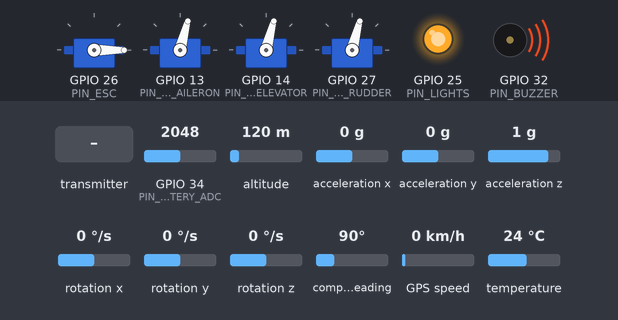
Bench run of a sketch on a simulated ESP32. On the bench: 4 × servo, output pins drawn as LEDs (lit = HIGH), buzzer (waves = sounding, pin HIGH). The test bench sets the inputs (shaded band); at power-on: GPIO 34 (PIN_BATTERY_ADC) = 2048, altitude 120 m, acceleration x 0 g, acceleration y 0 g, acceleration z 1 g, rotation x 0 °/s, rotation y 0 °/s, rotation z 0 °/s, compass heading 90°, GPS speed 0 km/h, temperature 24 °C (analog values on the 0–4095 scale). The GPS gets a fix after 3 s at 37.7749, -122.4194 with 8 satellites; no radio packets arrive unless stated; what the sketch prints to the serial monitor is not drawn.

Above: at 0.99 s.
1.3 s: the transmitter starts sending joyX1 = 0
At 2.67 s:
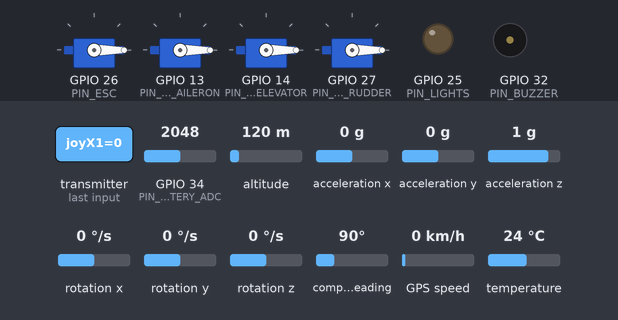
4.8 s: the transmitter starts sending joyX2 = 4095
At 5.51 s:
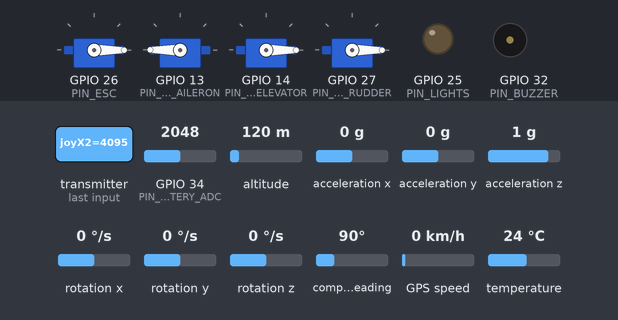
8.3 s: the transmitter starts sending joyY2 = 4095
At 9.31 s:
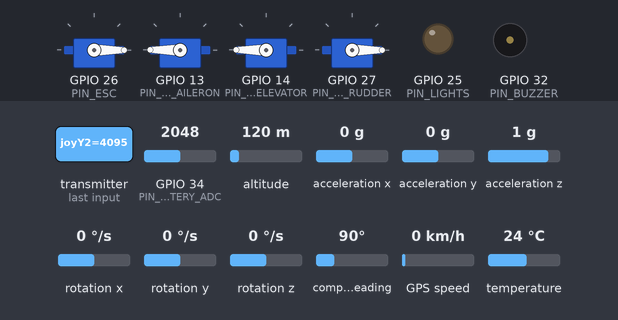
11.8 s: the transmitter starts sending activeToggle = 1
At 13.1 s:
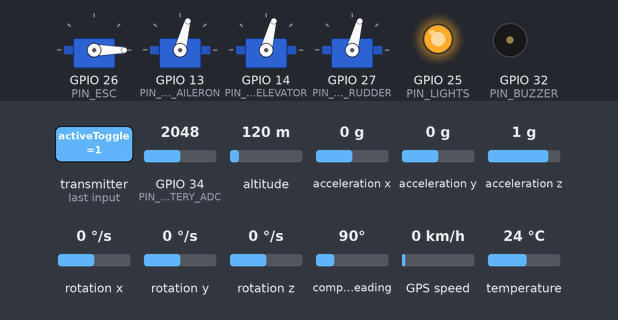
15.3 s: the transmitter starts sending joyX1 = 2048
18.8 s: the transmitter starts sending joyX2 = 0
Timing chart, 0 to 23.3 s (numbered marks = the images above; inputs shaded):
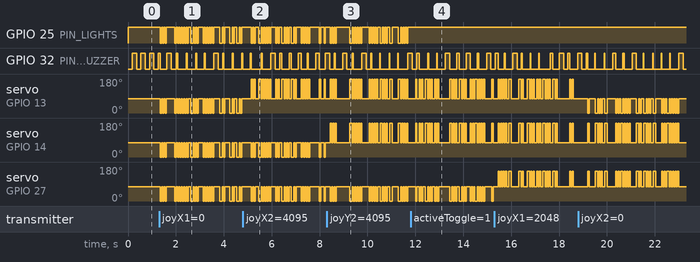

Measured:
- after the input at 11.8 s, GPIO 25 (PIN_LIGHTS): stops changing and stays HIGH
- by itself, GPIO 32 (PIN_BUZZER): moves between LOW and HIGH, repeating every 2.0 s

The sketch:

ucak_rx_fc.ino
```cpp
#include <Arduino.h>
#include <Wire.h>
#include <SPI.h>
#include <RF24.h>
#include <ESP32Servo.h>
#include <TinyGPSPlus.h>
#include <Adafruit_MPU6050.h>
#include <Adafruit_Sensor.h>

#define PIN_I2C_SDA 21
#define PIN_I2C_SCL 22

#define PIN_GPS_RX 16
#define PIN_GPS_TX 17
#define GPS_BAUD 9600

#define PIN_RF_CE 4
#define PIN_RF_CSN 5
#define PIN_RF_SCK 18
#define PIN_RF_MOSI 23
#define PIN_RF_MISO 19

#define PIN_ESC 26
#define PIN_SERVO_AILERON 13
#define PIN_SERVO_ELEVATOR 14
#define PIN_SERVO_RUDDER 27
#define PIN_BUZZER 32
#define PIN_LIGHTS 25
#define PIN_BATTERY_ADC 34

#define PWM_MIN_US 1000
#define PWM_CENTER_US 1500
#define PWM_MAX_US 2200
#define MODE_TURTLE_LIMIT_US 1500
#define MODE_NORMAL_LIMIT_US 1800
#define MODE_SPORT_LIMIT_US 2200

#define RF_CHANNEL 108
#define RF_PA_LEVEL RF24_PA_LOW
#define LINK_TIMEOUT_MS 1000UL
#define TELEMETRY_PERIOD_MS 20UL
#define SENSOR_PERIOD_MS 20UL
#define BATTERY_PERIOD_MS 100UL
#define GPS_READ_BUDGET 96
#define STROBE_PERIOD_MS 160UL
#define FIND_BEEP_PERIOD_MS 500UL
#define FIND_BEEP_ON_MS 100UL
#define SOS_STEP_MS 180UL
#define HOME_SET_MIN_SATS 4

const byte txAddress[6] = "TX001";
const byte rxAddress[6] = "RX001";

struct RX_Command {
  uint16_t joyX1;
  uint16_t joyY1;
  uint16_t joyX2;
  uint16_t joyY2;
  uint8_t activeMode;
  uint16_t activeToggle;
};

struct TX_Telemetry {
  uint16_t aircraftMv;
  uint8_t satelliteCount;
  uint16_t speedKmh;
  int16_t altitudeM;
  uint16_t headingDeg;
  int16_t rollDeg10;
  int16_t pitchDeg10;
  int32_t gpsLatE7;
  int32_t gpsLonE7;
  int16_t offsetXm;
  int16_t offsetYm;
};

enum LightState : uint8_t {
  LIGHT_OFF = 0,
  LIGHT_ON = 1,
  LIGHT_STROBE = 2
};

RF24 radio(PIN_RF_CE, PIN_RF_CSN);
TinyGPSPlus gps;
Adafruit_MPU6050 mpu;
Servo esc;
Servo servoAileron;
Servo servoElevator;
Servo servoRudder;

RX_Command commandIn = {PWM_CENTER_US, PWM_MIN_US, PWM_CENTER_US, PWM_CENTER_US, 1, 0};
TX_Telemetry telemetryOut = {0, 0, 0, 0, 0, 0, 0, 0, 0, 0, 0};

bool radioReady = false;
bool imuReady = false;
bool failsafeActive = true;
bool safetyLock = true;
bool findPlaneActive = false;
bool homeValid = false;
bool strobePhase = false;
bool buzzerPhase = false;
bool sosPhase = false;

LightState lightState = LIGHT_OFF;

uint16_t lastToggle = 0;
uint32_t lastCommandMs = 0;
uint32_t lastTelemetryMs = 0;
uint32_t lastSensorMs = 0;
uint32_t lastBatteryMs = 0;
uint32_t lastStrobeMs = 0;
uint32_t lastFindBeepMs = 0;
uint32_t lastSosMs = 0;

double homeLat = 0.0;
double homeLng = 0.0;

float rollDeg = 0.0f;
float pitchDeg = 0.0f;
float gyroRollBias = 0.0f;
float gyroPitchBias = 0.0f;

uint16_t clampPulse(uint16_t value) {
  return constrain(value, PWM_MIN_US, PWM_MAX_US);
}

uint16_t throttleLimitForMode(uint8_t mode) {
  if (mode == 0 || mode == 1) {
    return MODE_TURTLE_LIMIT_US;
  }
  if (mode == 2) {
    return MODE_NORMAL_LIMIT_US;
  }
  if (mode == 3) {
    return MODE_SPORT_LIMIT_US;
  }
  return MODE_NORMAL_LIMIT_US;
}

uint16_t limitedThrottleUs() {
  uint16_t throttle = clampPulse(commandIn.joyY1);
  uint16_t limitUs = throttleLimitForMode(commandIn.activeMode);
  if (safetyLock) {
    return PWM_MIN_US;
  }
  return min(throttle, limitUs);
}

uint16_t lipoMillivolts() {
  uint32_t raw = analogRead(PIN_BATTERY_ADC);
  uint32_t voutMv = (raw * 3300UL) / 4095UL;
  return (uint16_t)(voutMv * 2UL);
}

void writeActuatorsFailsafe() {
  esc.writeMicroseconds(PWM_MIN_US);
  servoAileron.writeMicroseconds(PWM_CENTER_US);
  servoElevator.writeMicroseconds(PWM_CENTER_US);
  servoRudder.writeMicroseconds(PWM_CENTER_US);
}

void writeActuatorsCommanded() {
  esc.writeMicroseconds(limitedThrottleUs());
  servoAileron.writeMicroseconds(clampPulse(commandIn.joyX2));
  servoElevator.writeMicroseconds(clampPulse(commandIn.joyY2));
  servoRudder.writeMicroseconds(clampPulse(commandIn.joyX1));
}

void setHomeFromGps() {
  if (gps.location.isValid() && gps.satellites.value() >= HOME_SET_MIN_SATS) {
    homeLat = gps.location.lat();
    homeLng = gps.location.lng();
    homeValid = true;
  }
}

void processToggleCommand(uint16_t toggleValue) {
  if (toggleValue == lastToggle) {
    return;
  }
  lastToggle = toggleValue;

  uint16_t commandId = toggleValue;
  if (commandId == 0) {
    return;
  }

  switch (commandId) {
    case 1:
    case 5:
      lightState = (LightState)((lightState + 1) % 3);
      break;
    case 2:
    case 9:
      findPlaneActive = !findPlaneActive;
      break;
    case 3:
    case 13:
      safetyLock = !safetyLock;
      break;
    case 4:
    case 7:
      setHomeFromGps();
      break;
    default:
      if ((toggleValue % 5) == 0) {
        lightState = (LightState)((lightState + 1) % 3);
      }
      if ((toggleValue % 9) == 0) {
        findPlaneActive = !findPlaneActive;
      }
      if ((toggleValue % 13) == 0) {
        safetyLock = !safetyLock;
      }
      break;
  }
}

void readRadio() {
  if (!radioReady) {
    return;
  }

  if (radio.available()) {
    RX_Command freshCommand;
    radio.read(&freshCommand, sizeof(freshCommand));
    commandIn = freshCommand;
    lastCommandMs = millis();
    failsafeActive = false;
    processToggleCommand(commandIn.activeToggle);
    radio.writeAckPayload(1, &telemetryOut, sizeof(telemetryOut));
  }
}

void feedGps() {
  for (uint16_t i = 0; i < GPS_READ_BUDGET && Serial2.available() > 0; i++) {
    gps.encode((char)Serial2.read());
  }
}

void updateBattery() {
  telemetryOut.aircraftMv = lipoMillivolts();
}

void updateGpsTelemetry() {
  if (gps.satellites.isValid()) {
    uint32_t sats = gps.satellites.value();
    telemetryOut.satelliteCount = (uint8_t)(sats > 255U ? 255U : sats);
  } else {
    telemetryOut.satelliteCount = 0;
  }

  if (gps.speed.isValid()) {
    telemetryOut.speedKmh = (uint16_t)constrain((int)gps.speed.kmph(), 0, 65535);
  } else {
    telemetryOut.speedKmh = 0;
  }

  if (gps.altitude.isValid()) {
    telemetryOut.altitudeM = (int16_t)constrain((int)gps.altitude.meters(), -32768, 32767);
  } else {
    telemetryOut.altitudeM = 0;
  }

  if (gps.course.isValid()) {
    telemetryOut.headingDeg = (uint16_t)((int)gps.course.deg() % 360);
  } else {
    telemetryOut.headingDeg = 0;
  }

  if (gps.location.isValid()) {
    telemetryOut.gpsLatE7 = (int32_t)(gps.location.lat() * 10000000.0);
    telemetryOut.gpsLonE7 = (int32_t)(gps.location.lng() * 10000000.0);
    if (homeValid) {
      telemetryOut.offsetXm = (int16_t)constrain((int)TinyGPSPlus::distanceBetween(homeLat, homeLng, homeLat, gps.location.lng()), -32768, 32767);
      telemetryOut.offsetYm = (int16_t)constrain((int)TinyGPSPlus::distanceBetween(homeLat, homeLng, gps.location.lat(), homeLng), -32768, 32767);
      if (gps.location.lng() < homeLng) {
        telemetryOut.offsetXm = -telemetryOut.offsetXm;
      }
      if (gps.location.lat() < homeLat) {
        telemetryOut.offsetYm = -telemetryOut.offsetYm;
      }
    }
  } else {
    telemetryOut.gpsLatE7 = 0;
    telemetryOut.gpsLonE7 = 0;
    telemetryOut.offsetXm = 0;
    telemetryOut.offsetYm = 0;
  }
}

void updateImu() {
  if (!imuReady) {
    telemetryOut.rollDeg10 = 0;
    telemetryOut.pitchDeg10 = 0;
    return;
  }

  sensors_event_t accel;
  sensors_event_t gyro;
  sensors_event_t temp;
  mpu.getEvent(&accel, &gyro, &temp);

  float accelRoll = atan2(accel.acceleration.y, accel.acceleration.z) * RAD_TO_DEG;
  float accelPitch = atan2(-accel.acceleration.x, sqrt(accel.acceleration.y * accel.acceleration.y + accel.acceleration.z * accel.acceleration.z)) * RAD_TO_DEG;

  static uint32_t lastImuUpdateMs = 0;
  uint32_t now = millis();
  float dt = lastImuUpdateMs == 0 ? 0.02f : (float)(now - lastImuUpdateMs) / 1000.0f;
  lastImuUpdateMs = now;
  dt = constrain(dt, 0.001f, 0.1f);

  rollDeg = 0.96f * (rollDeg + (gyro.gyro.x - gyroRollBias) * RAD_TO_DEG * dt) + 0.04f * accelRoll;
  pitchDeg = 0.96f * (pitchDeg + (gyro.gyro.y - gyroPitchBias) * RAD_TO_DEG * dt) + 0.04f * accelPitch;

  telemetryOut.rollDeg10 = (int16_t)constrain((int)(rollDeg * 10.0f), -32768, 32767);
  telemetryOut.pitchDeg10 = (int16_t)constrain((int)(pitchDeg * 10.0f), -32768, 32767);
}

void updateTelemetry() {
  updateGpsTelemetry();
  if (radioReady) {
    radio.writeAckPayload(1, &telemetryOut, sizeof(telemetryOut));
  }
}

void updateLights(uint32_t now) {
  if (failsafeActive) {
    digitalWrite(PIN_LIGHTS, HIGH);
    return;
  }

  if (lightState == LIGHT_OFF) {
    digitalWrite(PIN_LIGHTS, LOW);
  } else if (lightState == LIGHT_ON) {
    digitalWrite(PIN_LIGHTS, HIGH);
  } else {
    if (now - lastStrobeMs >= STROBE_PERIOD_MS) {
      lastStrobeMs = now;
      strobePhase = !strobePhase;
      digitalWrite(PIN_LIGHTS, strobePhase ? HIGH : LOW);
    }
  }
}

void updateBuzzer(uint32_t now) {
  if (failsafeActive) {
    if (now - lastSosMs >= SOS_STEP_MS) {
      lastSosMs = now;
      sosPhase = !sosPhase;
      digitalWrite(PIN_BUZZER, sosPhase ? HIGH : LOW);
    }
    return;
  }

  if (!findPlaneActive) {
    digitalWrite(PIN_BUZZER, LOW);
    return;
  }

  uint32_t span = now - lastFindBeepMs;
  if (span >= FIND_BEEP_PERIOD_MS) {
    lastFindBeepMs = now;
    span = 0;
  }
  digitalWrite(PIN_BUZZER, span < FIND_BEEP_ON_MS ? HIGH : LOW);
}

void updateFailsafe(uint32_t now) {
  if (now - lastCommandMs > LINK_TIMEOUT_MS) {
    failsafeActive = true;
  }

  if (failsafeActive) {
    writeActuatorsFailsafe();
  } else {
    writeActuatorsCommanded();
  }
}

void attachServoPwm() {
  esc.setPeriodHertz(50);
  servoAileron.setPeriodHertz(50);
  servoElevator.setPeriodHertz(50);
  servoRudder.setPeriodHertz(50);

  esc.attach(PIN_ESC, PWM_MIN_US, PWM_MAX_US);
  servoAileron.attach(PIN_SERVO_AILERON, PWM_MIN_US, PWM_MAX_US);
  servoElevator.attach(PIN_SERVO_ELEVATOR, PWM_MIN_US, PWM_MAX_US);
  servoRudder.attach(PIN_SERVO_RUDDER, PWM_MIN_US, PWM_MAX_US);
  writeActuatorsFailsafe();
}

void initRadio() {
  SPI.begin(PIN_RF_SCK, PIN_RF_MISO, PIN_RF_MOSI, PIN_RF_CSN);
  radioReady = radio.begin();
  if (!radioReady) {
    Serial.println("NRF INIT FAIL");
    return;
  }

  radio.setChannel(RF_CHANNEL);
  radio.setPALevel(RF_PA_LEVEL);
  radio.setDataRate(RF24_250KBPS);
  radio.setRetries(3, 5);
  radio.enableAckPayload();
  radio.enableDynamicPayloads();
  radio.openWritingPipe(txAddress);
  radio.openReadingPipe(1, rxAddress);
  radio.writeAckPayload(1, &telemetryOut, sizeof(telemetryOut));
  radio.startListening();
  Serial.println("NRF READY");
}

void initImu() {
  Wire.begin(PIN_I2C_SDA, PIN_I2C_SCL);
  imuReady = mpu.begin(0x68, &Wire);
  if (!imuReady) {
    Serial.println("IMU INIT FAIL");
    return;
  }

  mpu.setAccelerometerRange(MPU6050_RANGE_8_G);
  mpu.setGyroRange(MPU6050_RANGE_500_DEG);
  mpu.setFilterBandwidth(MPU6050_BAND_21_HZ);
  Serial.println("IMU READY");
}

void setup() {
  Serial.begin(115200);
  Serial2.begin(GPS_BAUD, SERIAL_8N1, PIN_GPS_RX, PIN_GPS_TX);
  analogReadResolution(12);
  analogSetPinAttenuation(PIN_BATTERY_ADC, ADC_11db);

  pinMode(PIN_BUZZER, OUTPUT);
  pinMode(PIN_LIGHTS, OUTPUT);
  digitalWrite(PIN_BUZZER, LOW);
  digitalWrite(PIN_LIGHTS, LOW);

  attachServoPwm();
  initImu();
  initRadio();

  lastCommandMs = millis();
  lastTelemetryMs = millis();
  lastSensorMs = millis();
  lastBatteryMs = millis();
  failsafeActive = true;
  Serial.println("RX FC BOOT");
}

void loop() {
  uint32_t now = millis();

  feedGps();
  readRadio();

  if (now - lastSensorMs >= SENSOR_PERIOD_MS) {
    lastSensorMs = now;
    updateImu();
  }

  if (now - lastBatteryMs >= BATTERY_PERIOD_MS) {
    lastBatteryMs = now;
    updateBattery();
  }

  if (now - lastTelemetryMs >= TELEMETRY_PERIOD_MS) {
    lastTelemetryMs = now;
    updateTelemetry();
  }

  updateFailsafe(now);
  updateLights(now);
  updateBuzzer(now);
}
```
